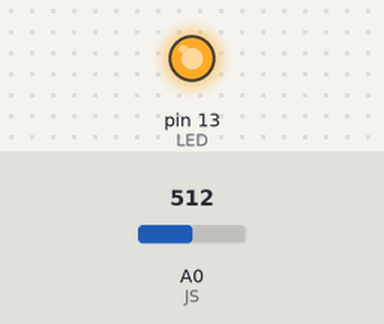
Simulated run of this sketch. Board: Arduino Uno, built with avr-gcc and run on an emulated ATmega328P. Parts: output pins drawn as LEDs (lit = HIGH). The test bench sets the inputs (shaded band); at power-on: A0 (JS) = 512.

Above: at 1.2 s.
1.3 s: A0 (JS) set to 935
2.8 s: A0 (JS) set to 962
At 4.0 s:
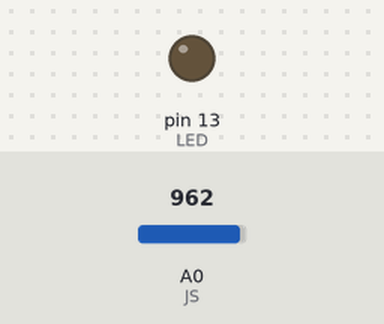
4.3 s: A0 (JS) set to 940
At 5.4 s:
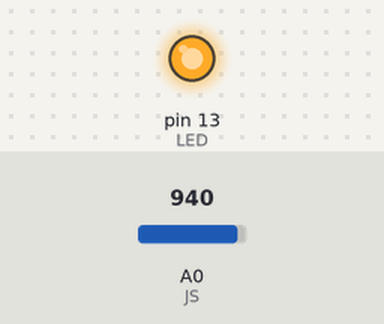
5.8 s: A0 (JS) set to 960
At 6.5 s:
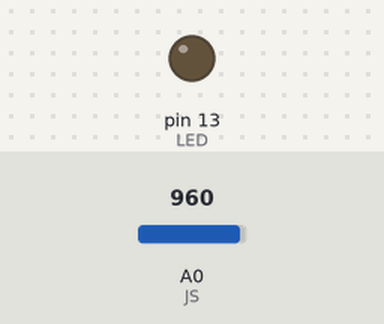
Timing chart, 0 to 8.3 s (numbered marks = the images above; inputs shaded):
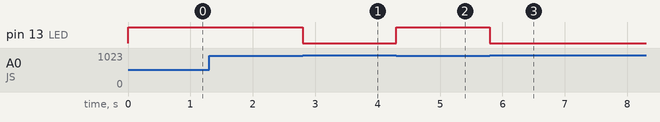

Measured:
- the behaviour switches between 949 and 950 on A0 (JS) (found by bisection; images 0 and 1)
- after the input at 1.3 s, every drawn part: stays the same
- after the input at 2.8 s, pin 13 (LED): HIGH → LOW at once
- after the input at 4.3 s, pin 13 (LED): LOW → HIGH at once
- after the input at 5.8 s, pin 13 (LED): HIGH → LOW at once

The sketch:

Smart_Home_JS_LED.ino
```cpp
int LED = 13;
int JS = A0;
void setup() {

  pinMode(JS,INPUT);
  pinMode(LED,OUTPUT);
}

void loop() {

  int JSR = analogRead(JS);
  if(JSR < 950)
  digitalWrite(LED,HIGH);
  else
  digitalWrite(LED,LOW);


}
```
